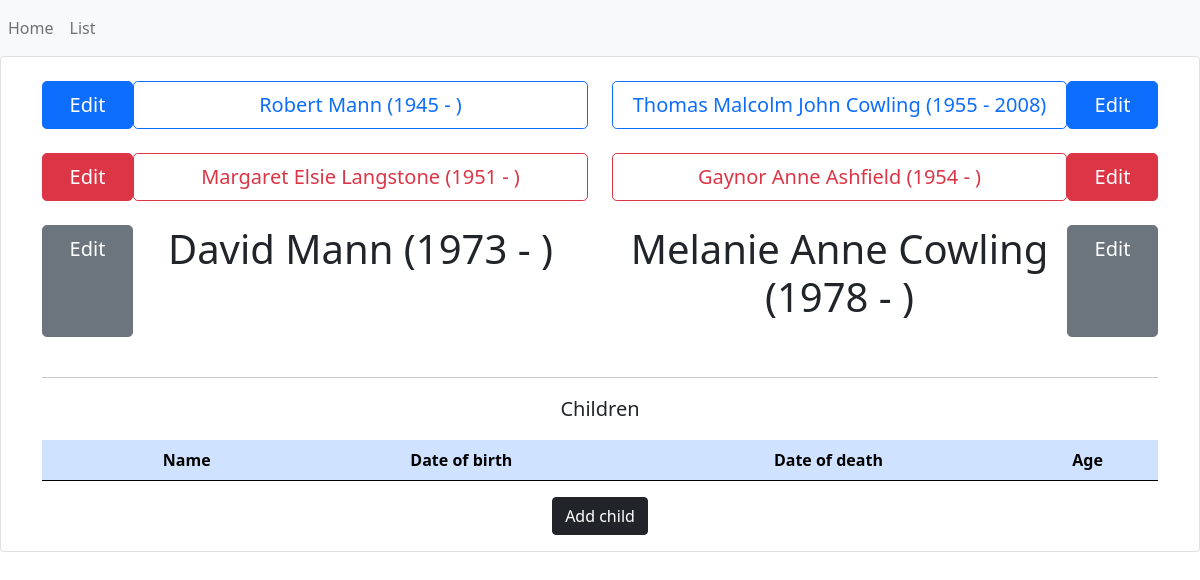
Before: /family/1 with the older database file.
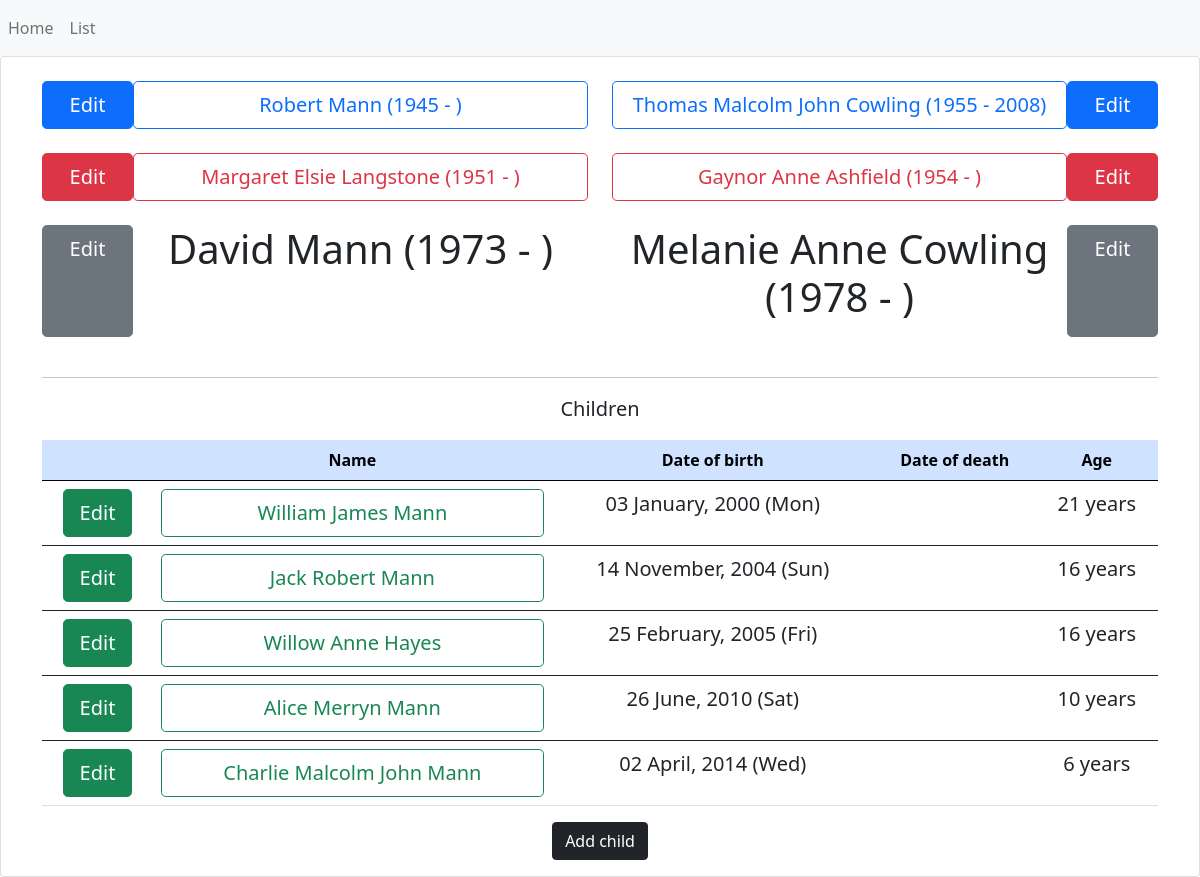
After: the same page with the newer database file.
### genealogy/models.py (models this page shows, shortened)
class Individual(db.Model):
    __tablename__ = "individual"
    id = db.Column(db.Integer, primary_key=True)
    forenames = db.Column(db.Text)
    surname = db.Column(db.Text)
    fullname = db.Column(db.Text)
    gender = db.Column(db.Text)
    dob = db.Column(db.Date)
    dod = db.Column(db.Date)
    age = db.Column(db.Integer)
    parents = db.relationship("Parents", secondary=FamilyLink.__table__)

### genealogy/individual/views.py (the view, shortened to what this page needs)
@app.route("/family/<parentsid>", methods=["GET", "POST"])
def show_family(parentsid):
    form = FamilyView()
    children = db.session.query(Individual) \
        .join(FamilyLink) \
        .filter(FamilyLink.parents_id == parentsid) \
        .filter(FamilyLink.individual_id == Individual.id)
    try:
        father = Individual.query.get(Parents.query.get(parentsid).father_id)
    except:
        father = None
    try:
        mother = Individual.query.get(Parents.query.get(parentsid).mother_id)
    except:
        mother = None
    try:
        patgrandfather = Individual.query.get(
            Individual.query.get(Parents.query.get(parentsid).father_id).parents[0].father_id)
    except:
        patgrandfather = None
    try:
        patgrandmother = Individual.query.get(
            Individual.query.get(Parents.query.get(parentsid).father_id).parents[0].mother_id)
    except:
        patgrandmother = None
    try:
        matgrandfather = Individual.query.get(
            Individual.query.get(Parents.query.get(parentsid).mother_id).parents[0].father_id)
    except:
        matgrandfather = None
    try:
        matgrandmother = Individual.query.get(
            Individual.query.get(Parents.query.get(parentsid).mother_id).parents[0].mother_id)
    except:
        matgrandmother = None
    return render_template("home.html", form=form, father=father, mother=mother, children=children,
                           patgrandfather=patgrandfather, patgrandmother=patgrandmother, matgrandfather=matgrandfather,
                           matgrandmother=matgrandmother)

### app.py (called while the page is built)
@app.template_filter()
def datedisplay(value, format='%d %B, %Y (%a)'):
    if value is None:
        return None
    return value.strftime(format)

### genealogy/individual/templates/home.html (shortened to what this page needs)
{% extends "base.html" %}
{% block content %}
<div class=class="container-fluid">
    <div class="card">
        <div class="card-deck mb-3 text-center">
            <form method="POST" class="col-md-12">
                <br>
                <div class="container">
                    <div class="row">
                        <div class="col-6 d-flex">
                            {% if patgrandfather %}
                            <a class="btn btn-primary btn-lg col-2" href="{{ url_for( 'edit', id=patgrandfather.id ) }}"
                               role="button">Edit</a>
                            <button type="submit" class="btn btn-outline-primary col-10 btn-lg"
                                    name="patgrandfatherfocus" value="focus">{% if patgrandfather.dob and patgrandfather.dod %}
                                {{ patgrandfather.fullname }} ({{ moment(patgrandfather.dob).format('YYYY') }} - {{ moment(patgrandfather.dod).format('YYYY') }})
                                {% elif patgrandfather.dob and patgrandfather.dod is none %}
                                {{ patgrandfather.fullname }} ({{ moment(patgrandfather.dob).format('YYYY') }} - )
                                {% elif patgrandfather.dob is none and patgrandfather.dod %}
                                {{ patgrandfather.fullname }} ( - {{ moment(patgrandfather.dod).format('YYYY') }})
                                {% elif patgrandfather.dob is none and patgrandfather.dod is none %}
                                {{ patgrandfather.fullname }} (    -    ){% endif %}</button>
                            {% endif %}
                        </div>
                        <div class="col-6 d-flex">
                            {% if matgrandfather %}
                            <button type="submit" class="btn btn-outline-primary col-10 btn-lg"
                                    name="matgrandfatherfocus" value="focus">{% if matgrandfather.dob and matgrandfather.dod %}
                                {{ matgrandfather.fullname }} ({{ moment(matgrandfather.dob).format('YYYY') }} - {{ moment(matgrandfather.dod).format('YYYY') }})
                                {% elif matgrandfather.dob and matgrandfather.dod is none %}
                                {{ matgrandfather.fullname }} ({{ moment(matgrandfather.dob).format('YYYY') }} - )
                                {% elif matgrandfather.dob is none and matgrandfather.dod %}
                                {{ matgrandfather.fullname }} ( - {{ moment(matgrandfather.dod).format('YYYY') }})
                                {% elif matgrandfather.dob is none and matgrandfather.dod is none %}
                                {{ matgrandfather.fullname }} (    -    ){% endif %}</button>
                            <a class="btn btn-primary btn-lg col-2" href="{{ url_for( 'edit', id=matgrandfather.id ) }}"
                               role="button">Edit</a>
                            {% endif %}
                        </div>
                    </div>
                    <br>
                    <div class="row">
                        <div class="col d-flex">
                            {% if patgrandmother %}
                            <a class="btn btn-danger btn-lg col-2" href="{{ url_for( 'edit', id=patgrandmother.id ) }}"
                               role="button">Edit</a>
                            <button type="submit" class="btn btn-outline-danger col-10 btn-lg"
                                    name="patgrandmotherfocus" value="focus">{% if patgrandmother.dob and patgrandmother.dod %}
                                {{ patgrandmother.fullname }} ({{ moment(patgrandmother.dob).format('YYYY') }} - {{ moment(patgrandmother.dod).format('YYYY') }})
                                {% elif patgrandmother.dob and patgrandmother.dod is none %}
                                {{ patgrandmother.fullname }} ({{ moment(patgrandmother.dob).format('YYYY') }} - )
                                {% elif patgrandmother.dob is none and patgrandmother.dod %}
                                {{ patgrandmother.fullname }} ( - {{ moment(patgrandmother.dod).format('YYYY') }})
                                {% elif patgrandmother.dob is none and patgrandmother.dod is none %}
                                {{ patgrandmother.fullname }} (    -    ){% endif %}</button>
                            {% endif %}
                        </div>
                        <div class="col d-flex">
                            {% if matgrandmother %}
                            <button type="submit" class="btn btn-outline-danger col-10 btn-lg"
                                    name="matgrandmotherfocus" value="focus">{% if matgrandmother.dob and matgrandmother.dod %}
                                {{ matgrandmother.fullname }} ({{ moment(matgrandmother.dob).format('YYYY') }} - {{ moment(matgrandmother.dod).format('YYYY') }})
                                {% elif matgrandmother.dob and matgrandmother.dod is none %}
                                {{ matgrandmother.fullname }} ({{ moment(matgrandmother.dob).format('YYYY') }} - )
                                {% elif matgrandmother.dob is none and matgrandmother.dod %}
                                {{ matgrandmother.fullname }} ( - {{ moment(matgrandmother.dod).format('YYYY') }})
                                {% elif matgrandmother.dob is none and matgrandmother.dod is none %}
                                {{ matgrandmother.fullname }} (    -    ){% endif %}</button>
                            <a class="btn btn-danger btn-lg col-2" href="{{ url_for( 'edit', id=matgrandmother.id ) }}"
                               role="button">Edit</a>
                            {% endif %}
                        </div>
                    </div>
                    <br>
                    <div class="row">
                        <div class="col d-flex">
                            {% if father %}
                            <a class="btn btn-secondary btn-lg col-2" href="{{ url_for( 'edit', id=father.id ) }}"
                               role="button">Edit</a>
                            {% if father.dob and father.dod %}
                            <p class="display-6 col-10">{{ father.fullname }} ({{ moment(father.dob).format('YYYY') }} - {{ moment(father.dod).format('YYYY') }})</p>
                            {% elif father.dob and father.dod is none %}
                            <p class="display-6 col-10">{{ father.fullname }} ({{ moment(father.dob).format('YYYY') }} - )</p>
                            {% elif father.dob is none and father.dod %}
                            <p class="display-6 col-10">{{ father.fullname }} ( - {{ moment(father.dod).format('YYYY') }})</p>
                            {% elif father.dob is none and father.dod is none %}
                            <p class="display-6 col-10">{{ father.fullname }} (    -    )</p>
                            {% endif %}
                            {% endif %}
                        </div>
                        <div class="col d-flex">
                            {% if mother %}
                            {% if mother.dob and mother.dod %}
                            <p class="display-6 col-10">{{ mother.fullname }} ({{ moment(mother.dob).format('YYYY') }} - {{ moment(mother.dod).format('YYYY') }})</p>
                            {% elif mother.dob and mother.dod is none %}
                            <p class="display-6 col-10">{{ mother.fullname }} ({{ moment(mother.dob).format('YYYY') }} - )</p>
                            {% elif mother.dob is none and mother.dod %}
                            <p class="display-6 col-10">{{ mother.fullname }} ( - {{ moment(mother.dod).format('YYYY') }})</p>
                            {% elif mother.dob is none and mother.dod is none %}
                            <p class="display-6 col-10">{{ mother.fullname }} (    -    )</p>
                            {% endif %}
                            <a class="btn btn-secondary btn-lg col-2" href="{{ url_for( 'edit', id=mother.id ) }}"
                               role="button">Edit</a>
                            {% endif %}
                        </div>
                    </div>
                    <br>
                    <hr />
                    <div class="row">
                        <div class="col-12">
                            <p class="lead">Children</p>
                        </div>
                    </div>
                    <table class="table">
                        <thead>
                        <tr class="table-primary">
                            <th scope="col"></th>
                            <th scope="col">Name</th>
                            <th scope="col">Date of birth</th>
                            <th scope="col">Date of death</th>
                            <th scope="col">Age</th>
                        </tr>
                        </thead>
                        <tbody>
                        {% if children %}
                        {% for child in children %}
                        <tr>
                            <td><a class="btn btn-success btn-lg" href="{{ url_for( 'edit', id=child.id ) }}"
                                   role="button">Edit</a></td>
                            <td><button type="submit" class="btn btn-outline-success col-12 btn-lg"
                                        name="childfocus" value="{{ child.id }}">{{ child.fullname }}</button></td>
                            {% if child.dob %}
                            <td><p class="lead">{{ child.dob | datedisplay }}</p></td>
                            {% else %}
                            <td></td>
                            {% endif %}
                            {% if child.dod %}
                            <td><p class="lead">{{ child.dod | datedisplay }}</p></td>
                            {% else %}
                            <td></td>
                            {% endif %}
                            <td><p class="lead">{{ child.age }} years</p></td>
                        </tr>
                        </tbody>
                        {% endfor %}
                        {% endif %}
                    </table>
                    <button type="button" class="btn btn-dark" data-bs-toggle="modal" data-bs-target="#addChild">
                        Add child
                    </button>
                </div>
            </form>
        </div>
    </div>
</div>
{% endblock %}

### genealogy/individual/templates/base.html (shortened to what this page needs)
<!DOCTYPE html>
<html lang="en" dir="ltr">
<head>
  <link href="https://cdn.jsdelivr.net/npm/bootstrap@5.0.0-beta1/dist/css/bootstrap.min.css" rel="stylesheet">
  {% import "bootstrap/wtf.html" as wtf %}
</head>
<body>
<nav class="navbar navbar-expand-lg navbar-light bg-light">
  <div class="navbar-nav">
    <a class="nav-item nav-link" href="{{ url_for('index') }}">Home</a>
    <a class="nav-item nav-link" href="{{ url_for('individual_list') }}">List</a>
  </div>
</nav>
{% block content %}
{% endblock %}
</body>
</html>

Changed rows visible on the page:
added Individual: {{ child.id }} 7 (drawn), fullname "William James Mann", dob "03 January, 2000 (Mon)", age "21"
added Individual: {{ child.id }} 8 (drawn), fullname "Jack Robert Mann", dob "14 November, 2004 (Sun)", age "16"
added Individual: {{ child.id }} 9 (drawn), fullname "Willow Anne Hayes", dob "25 February, 2005 (Fri)", age "16"
added Individual: fullname "Alice Merryn Mann", dob "26 June, 2010 (Sat)", age "10"
added Individual: {{ child.id }} 11 (drawn), fullname "Charlie Malcolm John Mann", dob "02 April, 2014 (Wed)", age "6"
